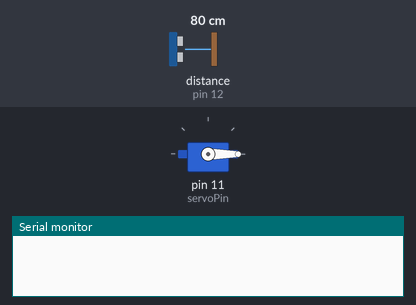
A sketch run on a simulated Arduino Uno, built with avr-gcc and run on an emulated ATmega328P. Parts: servo, the last lines printed to the serial monitor. Wiring (inferred from the names in the program): ultrasonic range finder: trigger pin 13; echo pin 12. The test bench sets the inputs (shaded band); at power-on: distance to the obstacle (sensor on pin 12) 80 cm. The echo pulse lasts 58.3 µs per cm.

Above: at 0.01 s.
At 1.25 s:
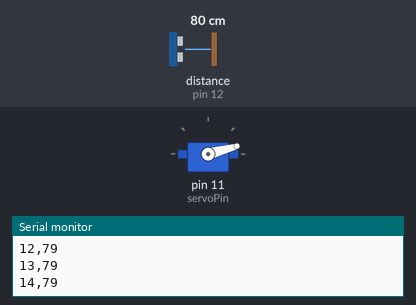
1.3 s: distance to the obstacle (sensor on pin 12) set to 2 cm
At 2.2 s:
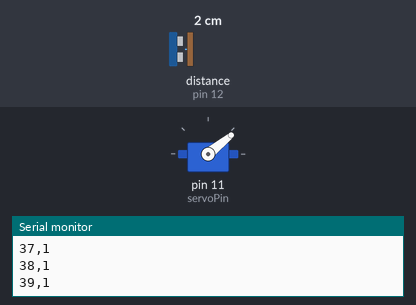
4.3 s: distance to the obstacle (sensor on pin 12) set to 60 cm
7.3 s: distance to the obstacle (sensor on pin 12) set to 4 cm
10.3 s: distance to the obstacle (sensor on pin 12) set to 9 cm
Timing chart, 0 to 14.3 s (numbered marks = the images above; inputs shaded):
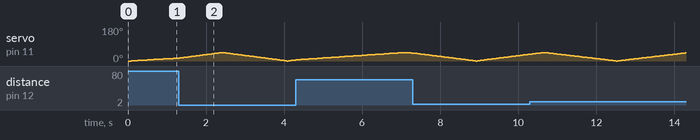

The sketch:

gs_4_SonarRadar_arduino.ino
```cpp
#include <Servo.h>

Servo servo;
int trigPin = 13;
int echoPin = 12;
int servoPin = 11;
int numReading = 10;
float total;


void setup() {
  Serial.begin(9600);
  pinMode(servoPin, OUTPUT);
  pinMode(trigPin, OUTPUT);
  pinMode(echoPin, INPUT);
  servo.attach(servoPin);
}

void loop() {
  for (int rotation = 0; rotation < 90; rotation++) {
    if (rotation <= 45)
      servo.write(rotation);
    else
      servo.write(90-rotation);

    //sendData(rotation, getDistance());
    sendAverage(rotation);
  }
}
void sendAverage(int rotation) {
    for (int i = 0; i < numReading; i++) {
      total = total + getDistance();
    }
    int average = total/numReading;
    sendData(rotation, average);
    total = 0;
}
void sendData(int rotation, int dist) {
    Serial.print(rotation);
    Serial.print(",");
    Serial.print(dist);
    Serial.print('\n');
    delay(30);
}
int getDistance() {
    digitalWrite(trigPin, LOW);
    delayMicroseconds(2);
    digitalWrite(trigPin, HIGH);
    delayMicroseconds(10);
    digitalWrite(trigPin, LOW);

    long duration = pulseIn(echoPin, HIGH);
    //calculate the distacne (in cm) based on the speed of sound;
    int distance = (duration / 2 ) / 29.1;
    return distance;
}
```
